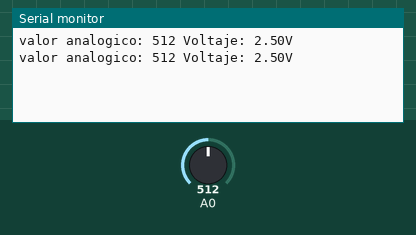
Simulated run of this sketch. Board: Arduino Uno, built with avr-gcc and run on an emulated ATmega328P. On the bench: the last lines printed to the serial monitor. The inputs (shaded band) are chosen by the test bench; at power-on: A0 = 512.

Above: at 1.8 s.
1.9 s: A0 set to 716
At 2.4 s:
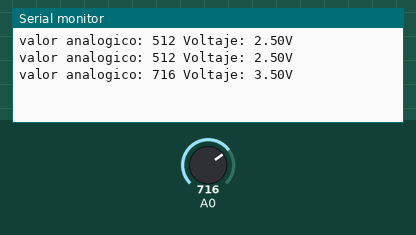
3.4 s: A0 set to 900
At 4.8 s:
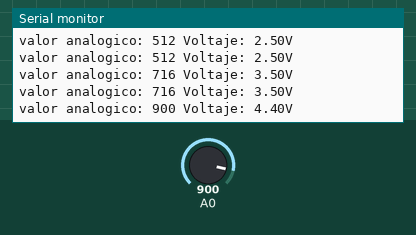
Timing chart, 0 to 6.4 s (numbered marks = the images above; inputs shaded):
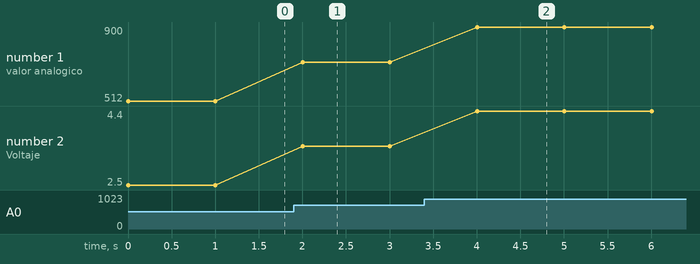

The sketch:

LecturaPotenciometro.ino
```cpp
int valor = 0;      // Variable donde almacenaremos el valor del potenciómetro
float voltaje = 0;  // Variable para almacenar el voltaje
void setup() {
  Serial.begin(9600); // Inicializamos la comunicación serial
}
void loop() {
  valor = analogRead(A0);           // Leemos del pin A0 valor
  voltaje = (valor*5.00/1023.00);   // Calculamos el voltaje
  Serial.print("valor analogico: ");
  Serial.print(valor);
  Serial.print(" Voltaje: ");
  Serial.print(voltaje);
  Serial.println("V");
  delay(1000);
}
```

Measured:
- after the input at 1.9 s, the serial monitor: prints a new line after 0.10 s (image 1)
- after the input at 3.4 s, the serial monitor: prints a new line after 0.60 s (image 2)
- plotted number 1: 512 → 716 after the input at 1.9 s, 716 → 900 after the input at 3.4 s
- plotted number 2: 2.5 → 3.5 after the input at 1.9 s, 3.5 → 4.4 after the input at 3.4 s
